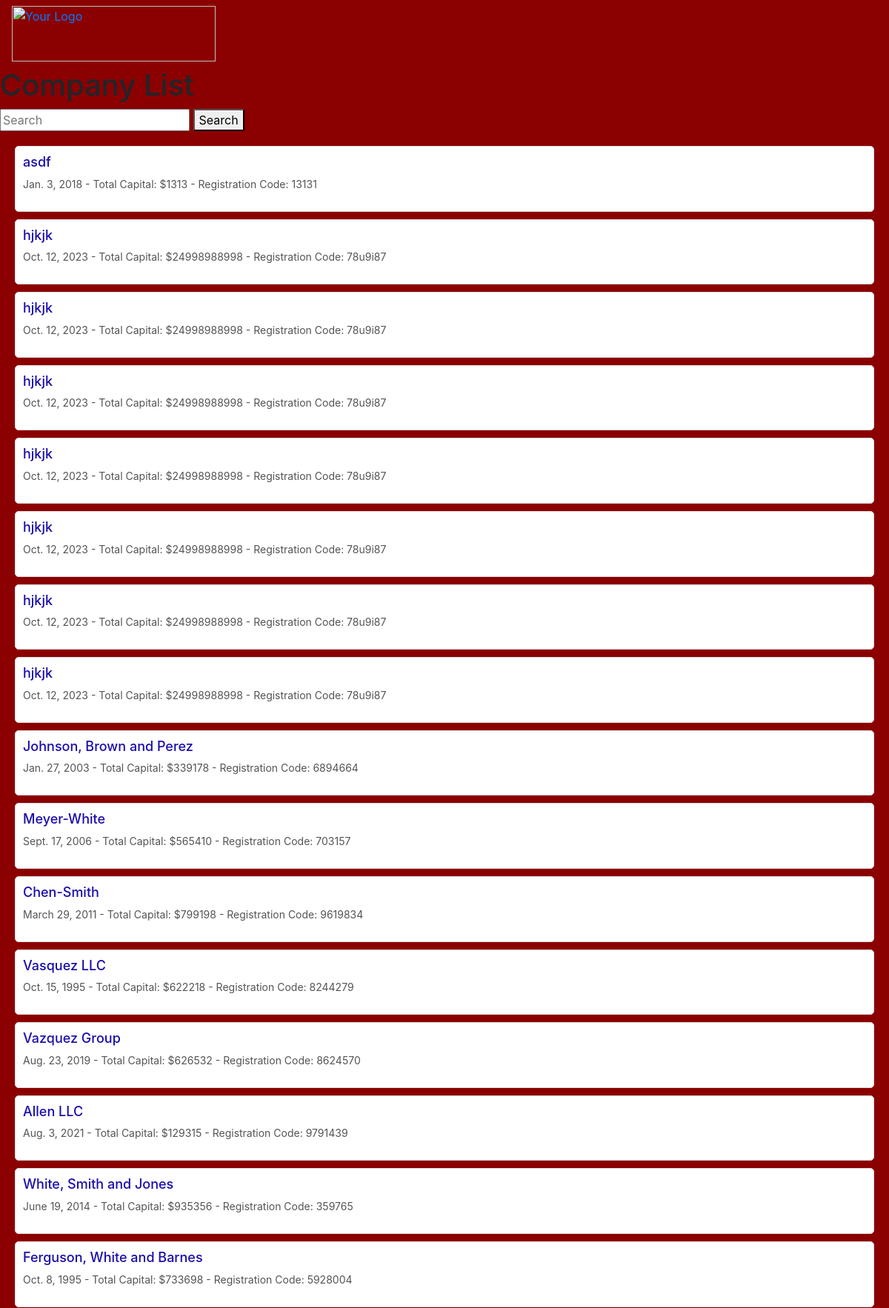
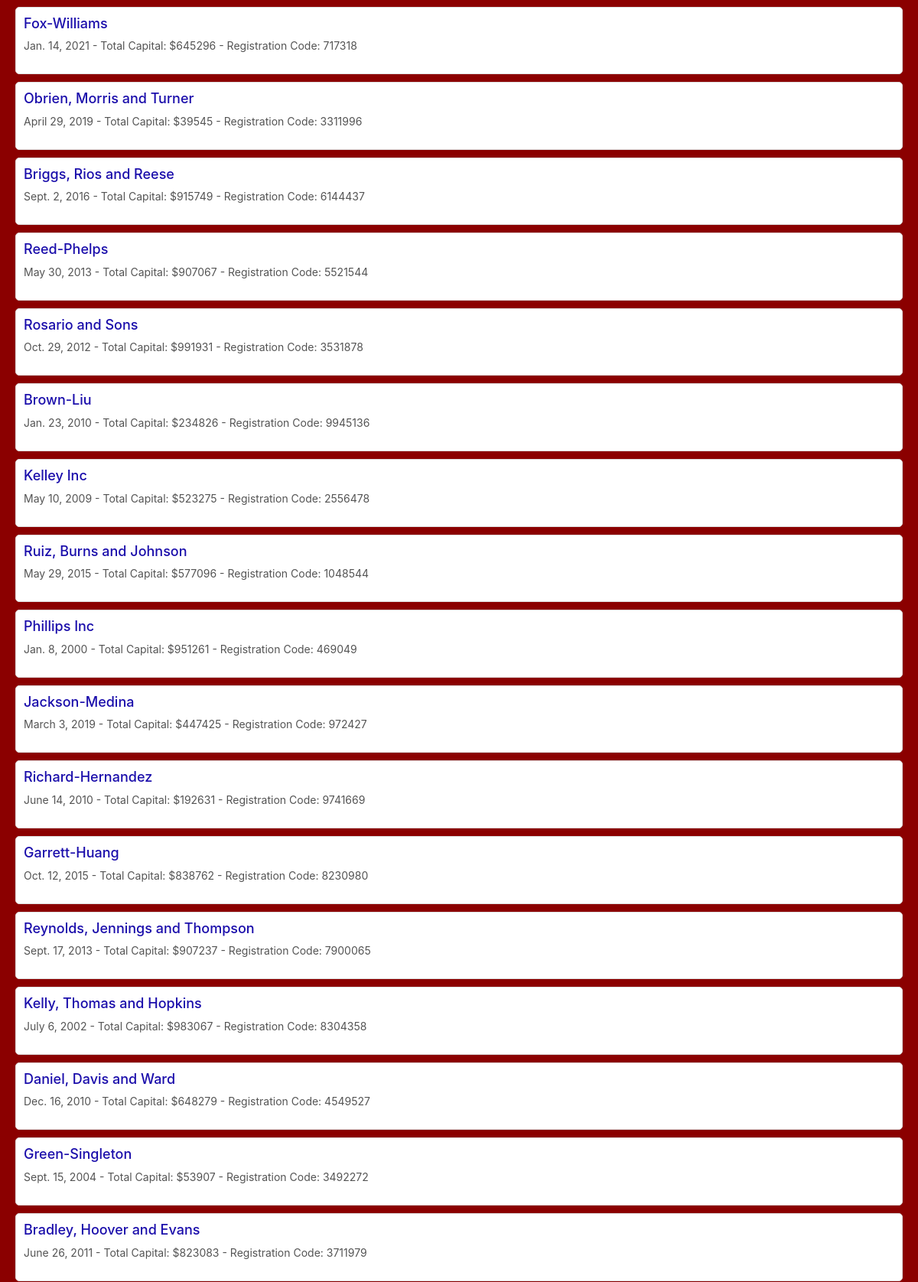
/company_list (upper part), run on the app's committed database (2 pictures, top to bottom).
### pages/models.py (models this page shows, shortened)
class LimitedLiabilityCompany(models.Model):
    name = models.CharField(max_length=100)
    registration_code = models.CharField(max_length=7)
    establishment_date = models.DateField()
    total_capital_size = models.PositiveIntegerField()

### pages/views.py (the view)
# urls.py: path('company_list', views.company_list, name='company_list'),
def company_list(request):
    search_query = request.GET.get('q', '')  # Get the search query from the URL
    companies = LimitedLiabilityCompany.objects.filter(name__icontains=search_query)
    context = {
        'search_query': search_query,
        'companies': companies,
    }
    return render(request, 'pages/company_list.html', context)

### templates/pages/company_list.html (shortened to what this page needs)
{% extends "base_templates/base.html" %}
{% load static %}
{% block head %}<link rel="stylesheet" type="text/css" href="{% static 'css/company_list.css' %}">{% endblock %}
{% block content %}
    <h1>Company List</h1>
    <form method="get">
        <input type="text" name="q" placeholder="Search" value="{{ search_query }}">
        <button type="submit">Search</button>
    </form>
    <div class="search-results">
        {% for company in companies %}
            <div class="search-result">
                <h2>{{ company.name }}</h2>
                <p class="info">{{ company.establishment_date }} - Total Capital: ${{ company.total_capital_size }} - Registration Code: {{ company.registration_code }}</p>
            </div>
        {% endfor %}
    </div>
</div>
{% endblock %}

### templates/base_templates/base.html (shortened to what this page needs)
<!DOCTYPE html>
<html>
<head>
    {% load static %}
    <link rel="stylesheet" type="text/css" href="{% static 'css/main.css' %}">
    <link rel="stylesheet" type="text/css" href="{% static 'css/colors.css' %}">
    <link rel="stylesheet" href="https://maxcdn.bootstrapcdn.com/bootstrap/4.0.0/css/bootstrap.min.css">
    <link rel="stylesheet" href="https://cdnjs.cloudflare.com/ajax/libs/font-awesome/4.7.0/css/font-awesome.min.css">
    {% block head %}{% endblock %}
</head>
<body>
    {% include 'base_templates/navbar.html' %}
    <div class="content">
        {% block content %}
        {% endblock %}
        {% include 'base_templates/footer.html' %}
</body>
</html>

### templates/base_templates/navbar.html
{% load static %}
<link rel="stylesheet" type="text/css" href="{% static 'css/navbar.css' %}">
<div class="navbar">
    <div class="navbar-content">
        <div class="navbar-logo">
            <a href="{% url 'home' %}"><img id="navbar-logo" src="{% static 'media/umbrella.png' %}" alt="Your Logo"></a>
        </div>
    </div>
</div>

### templates/base_templates/footer.html (shortened to what this page needs)
{% load static %}
<link rel="stylesheet" type="text/css" href="{% static 'css/footer.css' %}">

### static/css/main.css (style rules this page uses)
html body { background-color: var(--primary-bg-color); }

### static/css/colors.css (style rules this page uses)
:root { --primary-bg-color: #8B0000; --search-input-bg: #f1f3f4; --search-input-border: #dfe1e5; --button-bg: #006400; --button-text: #ffffff; --black: #000000; --white: #ffffff; }

### static/css/company_list.css (style rules this page uses)
.search-results { margin: 20px; }
.search-result { background-color: #fff; border: 1px solid #ddd; padding: 10px; margin: 10px 0; border-radius: 5px; }
.search-result h2 { font-size: 18px; color: #1a0dab; }
.search-result .info { font-size: 14px; color: #545454; }

### static/css/navbar.css (style rules this page uses)
#navbar-logo { width: 275px; height: 75px; }

### data on the page
LimitedLiabilityCompany: name "asdf", establishment_date "Jan. 3, 2018", total_capital_size "1313", registration_code "13131"
LimitedLiabilityCompany: name "hjkjk", establishment_date "Oct. 12, 2023", total_capital_size "24998988998", registration_code "78u9i87"
LimitedLiabilityCompany: name "hjkjk", establishment_date "Oct. 12, 2023", total_capital_size "24998988998", registration_code "78u9i87"
LimitedLiabilityCompany: name "hjkjk", establishment_date "Oct. 12, 2023", total_capital_size "24998988998", registration_code "78u9i87"
LimitedLiabilityCompany: name "hjkjk", establishment_date "Oct. 12, 2023", total_capital_size "24998988998", registration_code "78u9i87"
LimitedLiabilityCompany: name "hjkjk", establishment_date "Oct. 12, 2023", total_capital_size "24998988998", registration_code "78u9i87"
LimitedLiabilityCompany: name "hjkjk", establishment_date "Oct. 12, 2023", total_capital_size "24998988998", registration_code "78u9i87"
LimitedLiabilityCompany: name "hjkjk", establishment_date "Oct. 12, 2023", total_capital_size "24998988998", registration_code "78u9i87"
LimitedLiabilityCompany: name "Johnson, Brown and Perez", establishment_date "Jan. 27, 2003", total_capital_size "339178", registration_code "6894664"
LimitedLiabilityCompany: name "Meyer-White", establishment_date "Sept. 17, 2006", total_capital_size "565410", registration_code "703157"
LimitedLiabilityCompany: name "Chen-Smith", establishment_date "March 29, 2011", total_capital_size "799198", registration_code "9619834"
LimitedLiabilityCompany: name "Vasquez LLC", establishment_date "Oct. 15, 1995", total_capital_size "622218", registration_code "8244279"
LimitedLiabilityCompany: name "Vazquez Group", establishment_date "Aug. 23, 2019", total_capital_size "626532", registration_code "8624570"
LimitedLiabilityCompany: name "Allen LLC", establishment_date "Aug. 3, 2021", total_capital_size "129315", registration_code "9791439"
LimitedLiabilityCompany: name "White, Smith and Jones", establishment_date "June 19, 2014", total_capital_size "935356", registration_code "359765"
LimitedLiabilityCompany: name "Ferguson, White and Barnes", establishment_date "Oct. 8, 1995", total_capital_size "733698", registration_code "5928004"
LimitedLiabilityCompany: name "Fox-Williams", establishment_date "Jan. 14, 2021", total_capital_size "645296", registration_code "717318"
LimitedLiabilityCompany: name "Obrien, Morris and Turner", establishment_date "April 29, 2019", total_capital_size "39545", registration_code "3311996"
LimitedLiabilityCompany: name "Briggs, Rios and Reese", establishment_date "Sept. 2, 2016", total_capital_size "915749", registration_code "6144437"
LimitedLiabilityCompany: name "Reed-Phelps", establishment_date "May 30, 2013", total_capital_size "907067", registration_code "5521544"
LimitedLiabilityCompany: name "Rosario and Sons", establishment_date "Oct. 29, 2012", total_capital_size "991931", registration_code "3531878"
LimitedLiabilityCompany: name "Brown-Liu", establishment_date "Jan. 23, 2010", total_capital_size "234826", registration_code "9945136"
LimitedLiabilityCompany: name "Kelley Inc", establishment_date "May 10, 2009", total_capital_size "523275", registration_code "2556478"
LimitedLiabilityCompany: name "Ruiz, Burns and Johnson", establishment_date "May 29, 2015", total_capital_size "577096", registration_code "1048544"
LimitedLiabilityCompany: name "Phillips Inc", establishment_date "Jan. 8, 2000", total_capital_size "951261", registration_code "469049"
LimitedLiabilityCompany: name "Jackson-Medina", establishment_date "March 3, 2019", total_capital_size "447425", registration_code "972427"
LimitedLiabilityCompany: name "Richard-Hernandez", establishment_date "June 14, 2010", total_capital_size "192631", registration_code "9741669"
LimitedLiabilityCompany: name "Garrett-Huang", establishment_date "Oct. 12, 2015", total_capital_size "838762", registration_code "8230980"
LimitedLiabilityCompany: name "Reynolds, Jennings and Thompson", establishment_date "Sept. 17, 2013", total_capital_size "907237", registration_code "7900065"
LimitedLiabilityCompany: name "Kelly, Thomas and Hopkins", establishment_date "July 6, 2002", total_capital_size "983067", registration_code "8304358"
LimitedLiabilityCompany: name "Daniel, Davis and Ward", establishment_date "Dec. 16, 2010", total_capital_size "648279", registration_code "4549527"
LimitedLiabilityCompany: name "Green-Singleton", establishment_date "Sept. 15, 2004", total_capital_size "53907", registration_code "3492272"
LimitedLiabilityCompany: name "Bradley, Hoover and Evans", establishment_date "June 26, 2011", total_capital_size "823083", registration_code "3711979"
